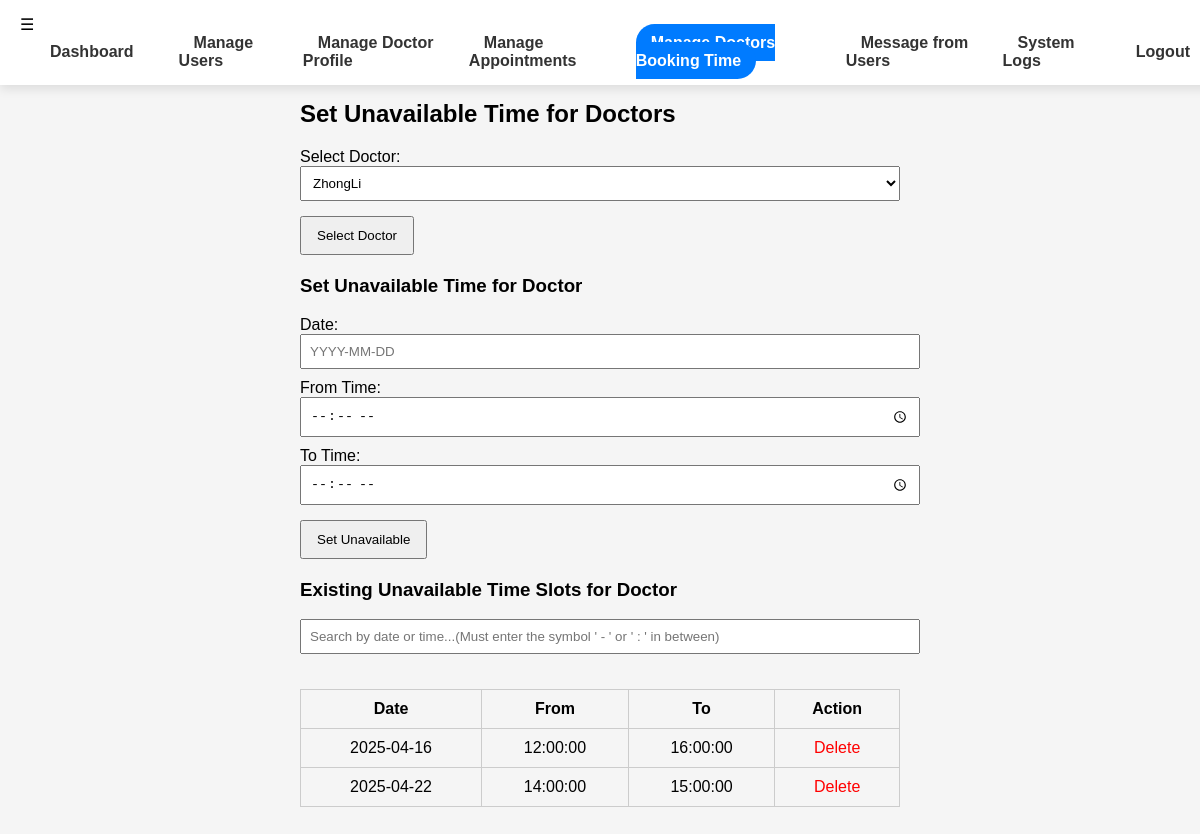
Screenshot of /admin/admin_set_unavailable.php?doctor_id=5 (signed in) with the database file from the repository.
### tables this page shows
CREATE TABLE `unavailable_slots` (
  `id` int(11) NOT NULL,
  `doctor_id` int(11) NOT NULL,
  `date` date NOT NULL,
  `from_time` time NOT NULL,
  `to_time` time NOT NULL,
  `reason` text DEFAULT NULL
);

### admin/admin_set_unavailable.php (the view, shortened to what this page needs)
<?php
include "../db.php";
$doctors_sql = "SELECT id, name FROM doctors";
$doctors_result = $conn->query($doctors_sql);
if (isset($_GET['doctor_id'])) {
    $doctor_id = $_GET['doctor_id'];
    $unavailable_sql = "SELECT * FROM unavailable_slots WHERE doctor_id = ? ORDER BY date, from_time";
    $unavailable_stmt = $conn->prepare($unavailable_sql);
    $unavailable_stmt->bind_param("i", $doctor_id);
    $unavailable_stmt->execute();
    $unavailable_result = $unavailable_stmt->get_result();
    $unavailable_slots = [];
    while ($row = $unavailable_result->fetch_assoc()) {
        $unavailable_slots[] = $row;
    }
}
?>
<!DOCTYPE html>
<html lang="en">
<head>
    <link rel="stylesheet" href="https://cdn.jsdelivr.net/npm/flatpickr/dist/flatpickr.min.css">
</head>
<body>
<?php include '../includes/navbar.php'; ?>
<div class="container">
    <h2>Set Unavailable Time for Doctors</h2>
    <form method="GET">
        <label for="doctor_id">Select Doctor:</label>
        <select name="doctor_id" id="doctor_id" required>
            <?php while ($doctor = $doctors_result->fetch_assoc()): ?>
                <option value="<?= $doctor['id'] ?>" <?= isset($_GET['doctor_id']) && $_GET['doctor_id'] == $doctor['id'] ? 'selected' : '' ?>>
                    <?= htmlspecialchars($doctor['name']) ?>
                </option>
            <?php endwhile; ?>
        </select>
        <button type="submit">Select Doctor</button>
    </form>
    <?php if (isset($_GET['doctor_id'])): ?>
        <h3>Set Unavailable Time for Doctor</h3>
        <form method="POST">
            <label for="date">Date:</label>
            <input type="text" id="date" name="date" placeholder="YYYY-MM-DD" required>
            <label for="from_time">From Time:</label>
            <input type="time" id="from_time" name="from_time" required>
            <label for="to_time">To Time:</label>
            <input type="time" id="to_time" name="to_time" required>
            <button type="submit">Set Unavailable</button>
        </form>
        <h3>Existing Unavailable Time Slots for Doctor</h3>
        <input type="text" id="searchInput" placeholder="Search by date or time...(Must enter the symbol ' - ' or ' : ' in between)" style="width: 100%; padding: 8px; margin-bottom: 10px;">
        <table>
            <thead>
                <tr>
                    <th>Date</th>
                    <th>From</th>
                    <th>To</th>
                    <th>Action</th>
                </tr>
            </thead>
            <tbody>
            <?php foreach ($unavailable_slots as $slot): ?>
                <tr>
                    <td><?= htmlspecialchars($slot['date']) ?></td>
                    <td><?= htmlspecialchars($slot['from_time']) ?></td>
                    <td><?= htmlspecialchars($slot['to_time']) ?></td>
                    <td><a class="delete-btn" href="?delete_id=<?= $slot['id'] ?>&doctor_id=<?= $_GET['doctor_id'] ?>" onclick="return confirm('Are you sure you want to delete this slot?');">Delete</a></td>
                </tr>
            <?php endforeach; ?>
            </tbody>
        </table>
    <?php endif; ?>
</div>
</body>
</html>

### admin/admin_set_unavailable.php (style rules this page uses)
body { font-family: Arial, sans-serif; }
.container { margin: 30px auto; max-width: 600px; }
form { margin-bottom: 20px; }
label { display: block; margin-top: 10px; }
input[type="text"], input[type="time"], select { width: 100%; padding: 8px; }
button { margin-top: 15px; padding: 10px 15px; }
table { width: 100%; border-collapse: collapse; margin-top: 25px; }
th, td { padding: 10px; border: 1px solid #ccc; text-align: center; }
.delete-btn { color: red; text-decoration: none; }

### includes/navbar.php (style rules this page uses)
body { font-family: 'Arial', sans-serif; margin: 0; padding: 0; background-color: #f5f5f5; padding-top: 70px; }

### rows the page displays
unavailable_slots: date "2025-04-16", from_time "12:00:00", to_time "16:00:00"
unavailable_slots: date "2025-04-22", from_time "14:00:00", to_time "15:00:00"

### other values shown
form field doctor_id "ZhongLi"
